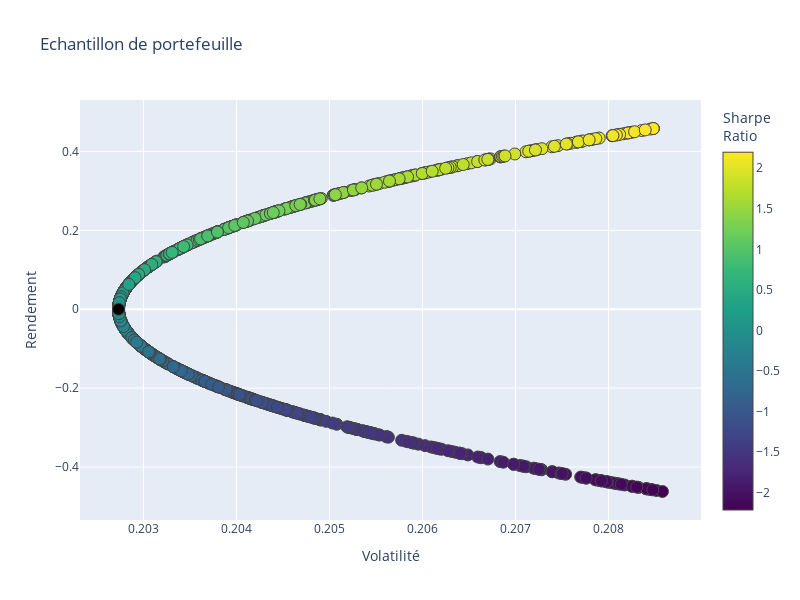

Here is the notebook cell this chart was saved with:
### Code cell
####_____####
"""Problème : Visualiser le point de volatilité minimum sur l'échantillon de portefeuille"""

## Le point noir
Portefeuilles = go.Scatter(x = risq,y = R_esp,mode = "markers", marker = dict(size=12,
        color = SR, colorscale = "Viridis", showscale = True,line_width = 1,colorbar = dict(title = "Sharpe<br>Ratio")
        ),text = "portefeuille")

Minimum_Volatilite = go.Scatter(x = np.array(risq[minIndex]), y = np.array(R_esp[minIndex]),mode = "markers",
                                marker = dict(color = "black",size = 12,line_width = 1),text = "Volatilité minimum" )

data = [Portefeuilles, Minimum_Volatilite]

layout = go.Layout(title = "Echantillon de portefeuille", yaxis = dict(title = "Rendement"), xaxis = dict(title = "Volatilité"),
                    width = 800, height = 600, showlegend = False)
                    
fig = go.Figure(data = data, layout = layout)

fig.show()

### Figure 1 — Plotly figure (JSON) as saved in the notebook; plotly's stock layout.template omitted (floating-point values rounded to 4 significant figures; data arrays with more than 128 entries replaced by an {"elided": "..."} marker saying what was removed)
{"data": [{"marker": {"color": {"elided": "1000 float values"}, "colorbar": {"title": {"text": "Sharpe<br>Ratio"}}, "colorscale": [[0, "#440154"], [0.1111, "#482878"], [0.2222, "#3e4989"], [0.3333, "#31688e"], [0.4444, "#26828e"], [0.5556, "#1f9e89"], [0.6667, "#35b779"], [0.7778, "#6ece58"], [0.8889, "#b5de2b"], [1, "#fde725"]], "line": {"width": 1}, "showscale": true, "size": 12}, "mode": "markers", "text": "portefeuille", "type": "scatter", "x": {"elided": "1000 float values"}, "y": {"elided": "1000 float values"}}, {"marker": {"color": "black", "line": {"width": 1}, "size": 12}, "mode": "markers", "text": "Volatilité minimum", "type": "scatter", "x": [0.2027], "y": [2.875e-05]}], "layout": {"height": 600, "showlegend": false, "title": {"text": "Echantillon de portefeuille"}, "width": 800, "xaxis": {"title": {"text": "Volatilité"}}, "yaxis": {"title": {"text": "Rendement"}}}}
